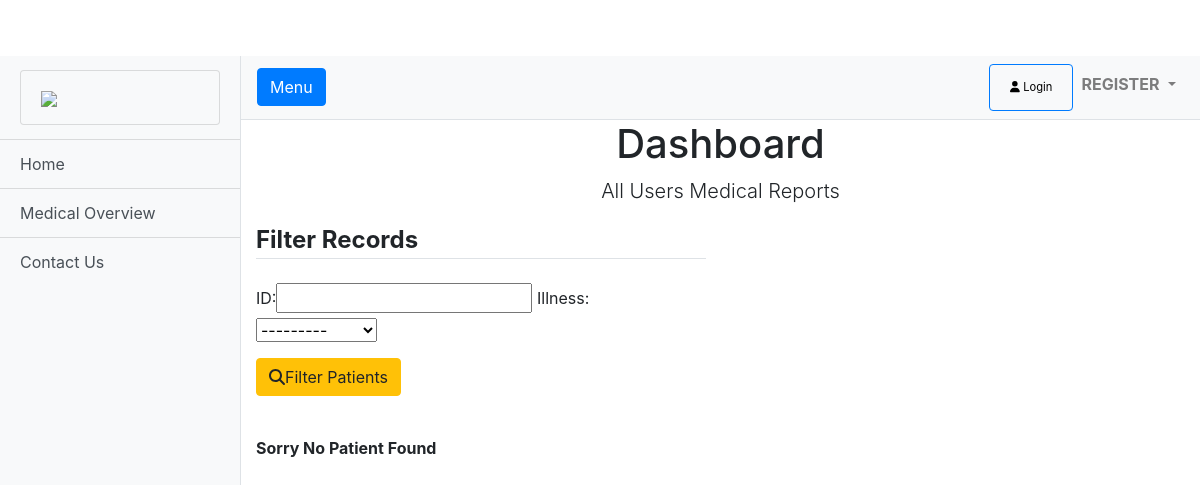
Page /dashboard/ on the earlier database version.
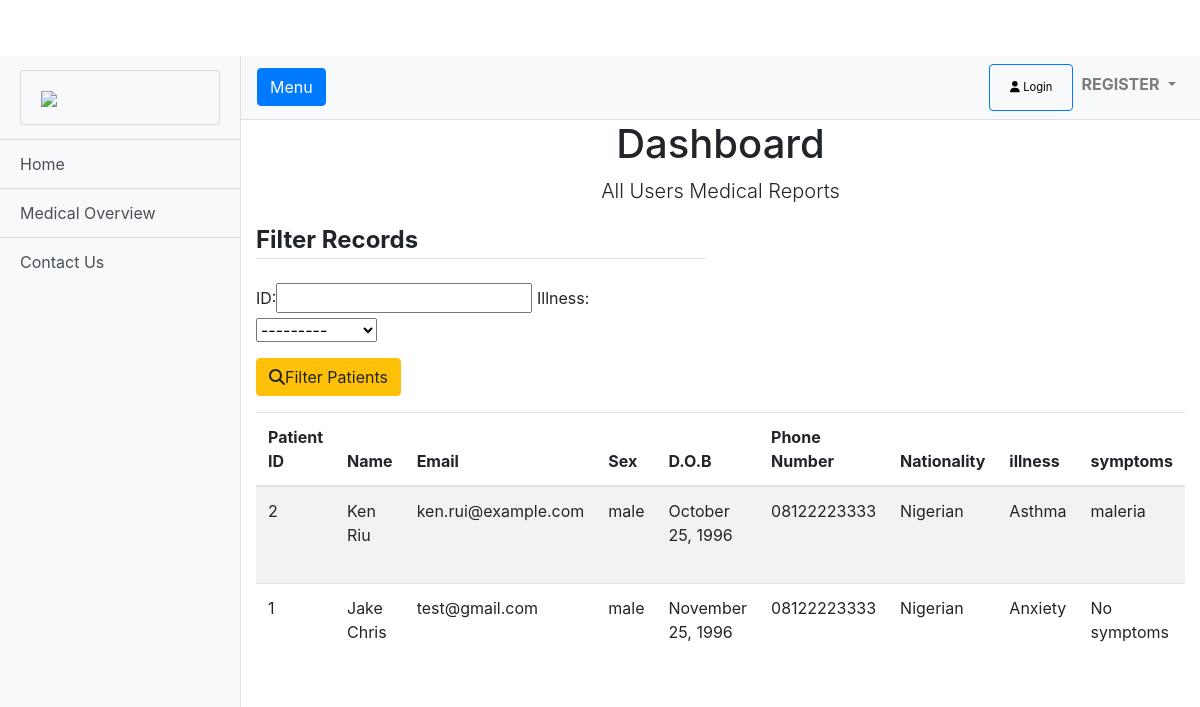
Same page on the later database version.
### medicalapp/models.py (models this page shows, shortened)
class MedicalHistory(models.Model):
    user = models.ForeignKey(User, on_delete=models.CASCADE)
    illness = models.CharField(choices=ILLNESS_CHOICES, max_length=50)
    symptoms = models.CharField(max_length=100)
    additional_info = models.CharField(max_length=100)
    disability = models.BooleanField(default=False)
    medications = models.BooleanField(default=False)
    created_at = models.DateTimeField(default=timezone.now)

### accounts/models.py (models this page shows, shortened)
class Profile(models.Model):
    user = models.OneToOneField(User, on_delete=models.CASCADE)
    sex = models.CharField(choices=SEX_TYPE, null=True, blank=True, max_length=10)
    date_of_birth = models.DateField(null=True, blank=True)
    profession = models.CharField(null=True, blank=True, max_length=40)
    address = models.CharField(null=True, blank=True, max_length=50)
    phone_number = models.CharField(null=True, blank=True, max_length=20)
    Nationality = models.CharField(null=True, blank=True, max_length=20)
    next_of_kin = models.CharField(null=True, blank=True, max_length=40)
    next_of_kin_phone_number = models.CharField(null=True, blank=True, max_length=20)
    next_of_kin_address = models.CharField(null=True, blank=True, max_length=50)

### medicalapp/views/home.py (the view)
# urls.py: path('dashboard/', DashboardView.as_view(), name='dashboard'),
class DashboardView(FilterView, LoginRequiredMixin):
    model = MedicalHistory
    template_name = 'dashboard.html'
    filterset_class = PatientFilter
    paginate_by = 5
    ordering = ['-id']
    strict = False
    def get_context_data(self, **kwargs):
        context = super().get_context_data(**kwargs)
        context['filter'] = PatientFilter(self.request.GET, queryset=self.get_queryset())
        query = self.request.GET.copy()
        if 'page' in query:
            del query['page']
        context['queries'] = query
        return context

### templates/dashboard.html (shortened to what this page needs)
{% extends 'base.html' %}
{% load static %}
{% load bootstrap %}
{% block content %}
{% include 'sidebar.html' %}
        <section class="bg-light-gray">
        <div class="container">
            <div class="row">
                <div class="col-lg-8 mx-auto">
                    <h1 class="heading text-center">Dashboard</h1>
                    <p class="lead text-center">All Users Medical Reports</p>
                </div>
                <div class="col-md-6">
                <form method="get" enctype="multipart/form-data">
                    <fieldset class="form-group">
                        <legend class="border-bottom mb-4"><b>Filter Records</b></legend>
                        {{ filter.form|bootstrap }}
                    </fieldset>
                    <div class="form-group">
                        <button class="btn btn-warning job-main-form__button" type="submit"><i class="fa fa-search"></i>Filter Patients</button>
                    </div>
                </form>
            </div>
            </div>
        </div>
    </section>
        <section>
        <div class="container">
            {% if object_list %}
            <div class="row">
                <div class="col-lg-12">
                    <div class="table-responsive">
                        <table class="table table-striped table-hover table-client-dashboard">
                            <thead>
                            <tr>
                                <th>Patient ID</th>
                                <th>Name</th>
                                <th>Email</th>
                                <th>Sex</th>
                                <th>D.O.B</th>
                                <th>Phone Number</th>
                                <th>Nationality</th>
                                <th>illness</th>
                                <th>symptoms</th>
                            </tr>
                            </thead>
                            <tbody>
                            {% for patient in object_list %}
                                <tr>
                                    <td>
                                        {{ patient.id }}
                                    </td>
                                    <td>
                                        {{ patient.user.get_full_name }}
                                    </td>
                                    <td>
                                        {{ patient.user.email }}
                                    </td>
                                    <td>
                                        {{ patient.user.profile.sex }}
                                    </td>
                                    <td>
                                        {{ patient.user.profile.date_of_birth | date:"F d, Y" }}
                                    </td>
                                    <td>
                                        {{ patient.user.profile.phone_number }}
                                    </td>
                                    <td>
                                        {{ patient.user.profile.Nationality }}
                                    </td>
                                    <td>
                                        {{ patient.illness }}
                                    </td>
                                    <td>
                                        {{ patient.symptoms }}
                                    </td>
                            {% endfor %}
                            </tbody>
                        </table>
                    </div>
                </div>
            </div>
            {% else %}
            <br>
                <p><b>Sorry No Patient Found</b></p>
            {% endif %}
        </div>
    </section>
    </div>
</div>
{% endblock %}

### templates/base.html (shortened to what this page needs)
<!DOCTYPE html>
{% load static %}
<html lang="en-us">
<head>
    <link rel="stylesheet" href="{% static 'css/bootstrap.min.css' %}">
    <link rel="stylesheet" href="{% static 'fontawesome5.4.2/css/fontawesome.min.css' %}">
    <link rel="stylesheet" href="{% static 'fontawesome5.4.2/css/all.css' %}">
     <link rel="stylesheet" href="{% static 'css/full-width-pics.css' %}">
    <link rel="stylesheet" href="{% static 'css/job.css' %}">
    <link rel="stylesheet" href="{% static 'css/simple-sidebar.css' %}">
</head>
<body>
{% block content %}
{% endblock %}
{% load sweetify %}
</body>
</html>

### templates/sidebar.html (shortened to what this page needs)
{% load static %}
{% load is_already_applied %}
 <div class="d-flex" id="wrapper">
    <div class="bg-light border-right" id="sidebar-wrapper">
      <div class="sidebar-heading">
          <a href="{% url 'home' %}" class="list-group-item list-group-item-action bg-light">
          <img style="width: 100%;" src="{% static 'img/healthpeople-41.jpg' %}">
          </a>
      </div>
      {% if user.is_authenticated %}
      <div class="list-group list-group-flush">
          <a href="{% url 'home' %}" class="list-group-item list-group-item-action bg-light">Home</a>
        <a href="{% url 'profile' %}" class="list-group-item list-group-item-action bg-light">Profile</a>
          {% if request.user|has_group:"Medical Practitioners" %}
        <a href="{% url 'dashboard' %}" class="list-group-item list-group-item-action bg-light">Dashboard</a>
          {% endif %}
        <a href="{% url 'create-medical-record' %}" class="list-group-item list-group-item-action bg-light">Create Medical Record</a>
        <a href="{% url 'medical-record-list' %}" class="list-group-item list-group-item-action bg-light">My Medical Record</a>
        <a href="{% url 'pie-chart' %}" class="list-group-item list-group-item-action bg-light">Medical Overview</a>
        <a href="{% url 'contact' %}" class="list-group-item list-group-item-action bg-light">Contact Us</a>
      </div>
      {% else %}
       <div class="list-group list-group-flush">
         <a href="{% url 'home' %}" class="list-group-item list-group-item-action bg-light">Home</a>
        <a href="{% url 'pie-chart' %}" class="list-group-item list-group-item-action bg-light">Medical Overview</a>
        <a href="{% url 'contact' %}" class="list-group-item list-group-item-action bg-light">Contact Us</a>
       </div>
      {% endif %}
    </div>
    <div id="page-content-wrapper">
      <nav class="navbar navbar-expand-lg navbar-light bg-light border-bottom">
        <button class="btn btn-primary" id="menu-toggle">Menu</button>
        <div class="collapse navbar-collapse" id="navbarSupportedContent">
            <ul class="navbar-nav ml-auto mt-2 mt-lg-0">
            {% if user.is_authenticated %}
            <li class="nav-item">
               Welcome <b>{{ user.first_name }} {{user.last_name}} </b>
                <button type="button" style="font-size: 70%;" class="btn btn-outline-danger">
                  <a href="{% url 'logout' %}" class="nav-link" style="color:black;">
                      <i class="fa fa-user-times"></i> Logout
                  </a>
               </button>
            </li>
            {% else %}
            <li class="nav-item">
              <button type="button" style="font-size: 70%;" class="btn btn-outline-primary">
                  <a href="{% url 'login' %}" class="nav-link" style="color:black;">
                      <i class="fa fa-user"></i> Login
                  </a>
              </button>
            </li>
            <li class="nav-item dropdown">
              <a class="nav-link dropdown-toggle" href="#" id="navbarDropdown" role="button" data-toggle="dropdown" aria-haspopup="true" aria-expanded="false">
                <b>REGISTER</b>
              </a>
            </li>
                {% endif %}
          </ul>
        </div>
      </nav>

### static/css/full-width-pics.css (style rules this page uses)
body { padding-top: 56px; }

### static/css/simple-sidebar.css (style rules this page uses)
body { overflow-x: hidden; }
#sidebar-wrapper { min-height: 180vh; margin-left: -15rem; -webkit-transition: margin .25s ease-out; -moz-transition: margin .25s ease-out; -o-transition: margin .25s ease-out; transition: margin .25s ease-out; }
#sidebar-wrapper .sidebar-heading { padding: 0.875rem 1.25rem; font-size: 1.2rem; }
#sidebar-wrapper .list-group { width: 15rem; }
#page-content-wrapper { min-width: 100vw; }
@media (min-width: 768px) { #sidebar-wrapper { margin-left: 0; height: 100%; } }
@media (min-width: 768px) { #page-content-wrapper { min-width: 0; width: 100%; } }

Differences in the rows shown:
added MedicalHistory: id "2", user.get_full_name "Ken Riu", user.email "ken.rui@example.com", user.profile.sex "male", user.profile.date_of_birth "October 25, 1996", user.profile.phone_number "08122223333", user.profile.Nationality "Nigerian", illness "Asthma", symptoms "maleria"
added MedicalHistory: id "1", user.get_full_name "Jake Chris", user.email "test@gmail.com", user.profile.sex "male", user.profile.date_of_birth "November 25, 1996", user.profile.phone_number "08122223333", user.profile.Nationality "Nigerian", illness "Anxiety", symptoms "No symptoms"
Other differences:
text no longer shown: "Sorry No Patient Found"
text now shown: "Patient ID Name Email Sex D.O.B Phone Number Nationality illness symptoms"
